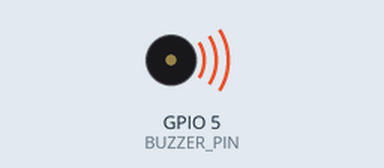
Simulated run of this sketch. Board: ESP32. On the bench: buzzer (waves = sounding, pin HIGH).

Above: at 0.2 s.
Timing chart, 0 to 3.0 s (numbered marks = the images above):
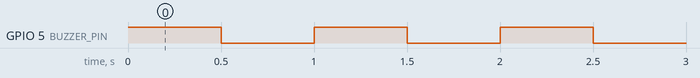

Measured:
- by itself, GPIO 5 (BUZZER_PIN): alternates HIGH for 0.50 s and LOW for 0.50 s

The sketch:

hello_07_buzzer.ino
```cpp
// Program 7: Beep an active buzzer module
// Breadboard wiring (3-pin active buzzer module):
//   VCC -> 3.3V
//   GND -> GND
//   I/O (signal) -> GPIO5
//
// An *active* buzzer has its own driver circuit and just needs HIGH/LOW —
// it beeps at its own fixed tone. A *passive* buzzer instead needs a PWM
// tone (see step 6's ledcWrite) to produce sound.

#define BUZZER_PIN 5
#define PAUSE 500  // delay in ms

void setup() {
  pinMode(BUZZER_PIN, OUTPUT);
}

void loop() {
  digitalWrite(BUZZER_PIN, HIGH);  // beep on
  delay(PAUSE);
  digitalWrite(BUZZER_PIN, LOW);   // beep off
  delay(PAUSE);
}
```
